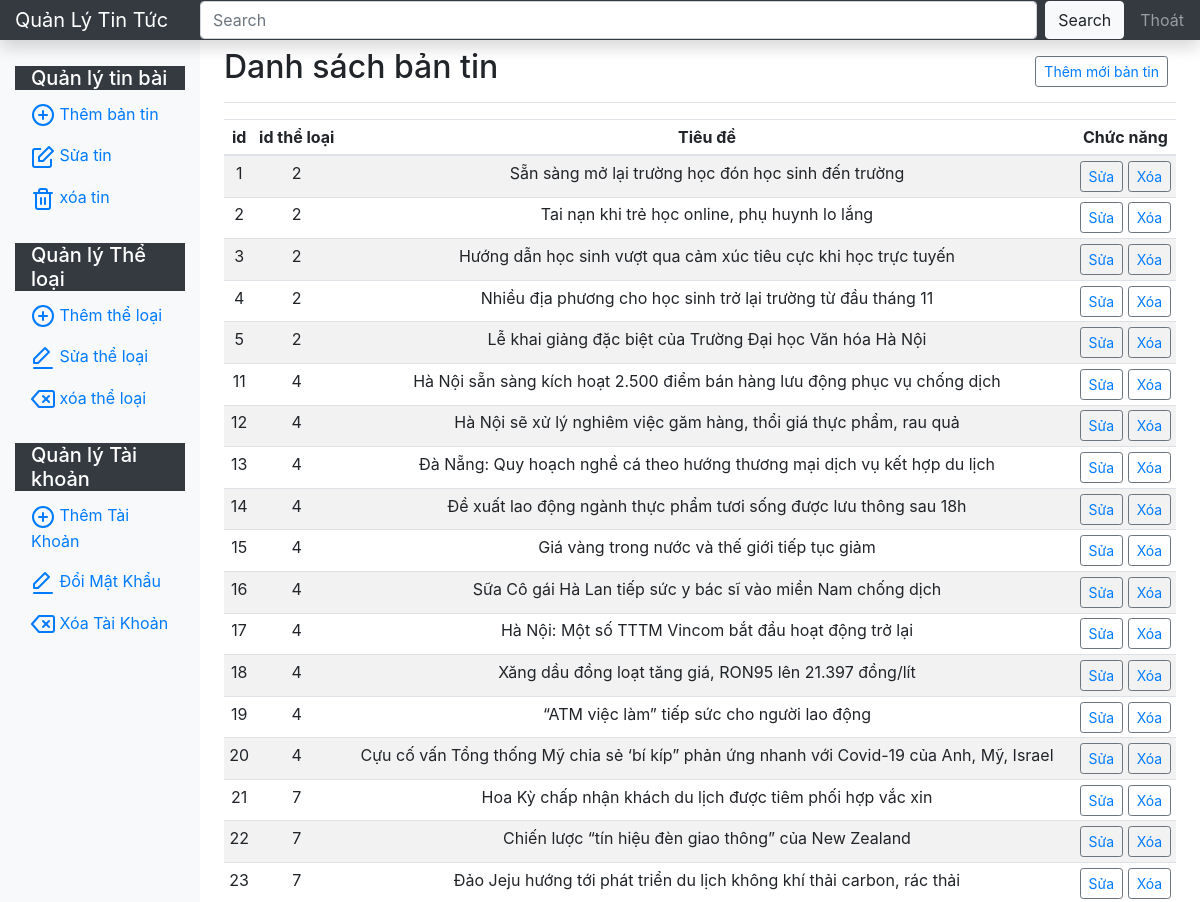
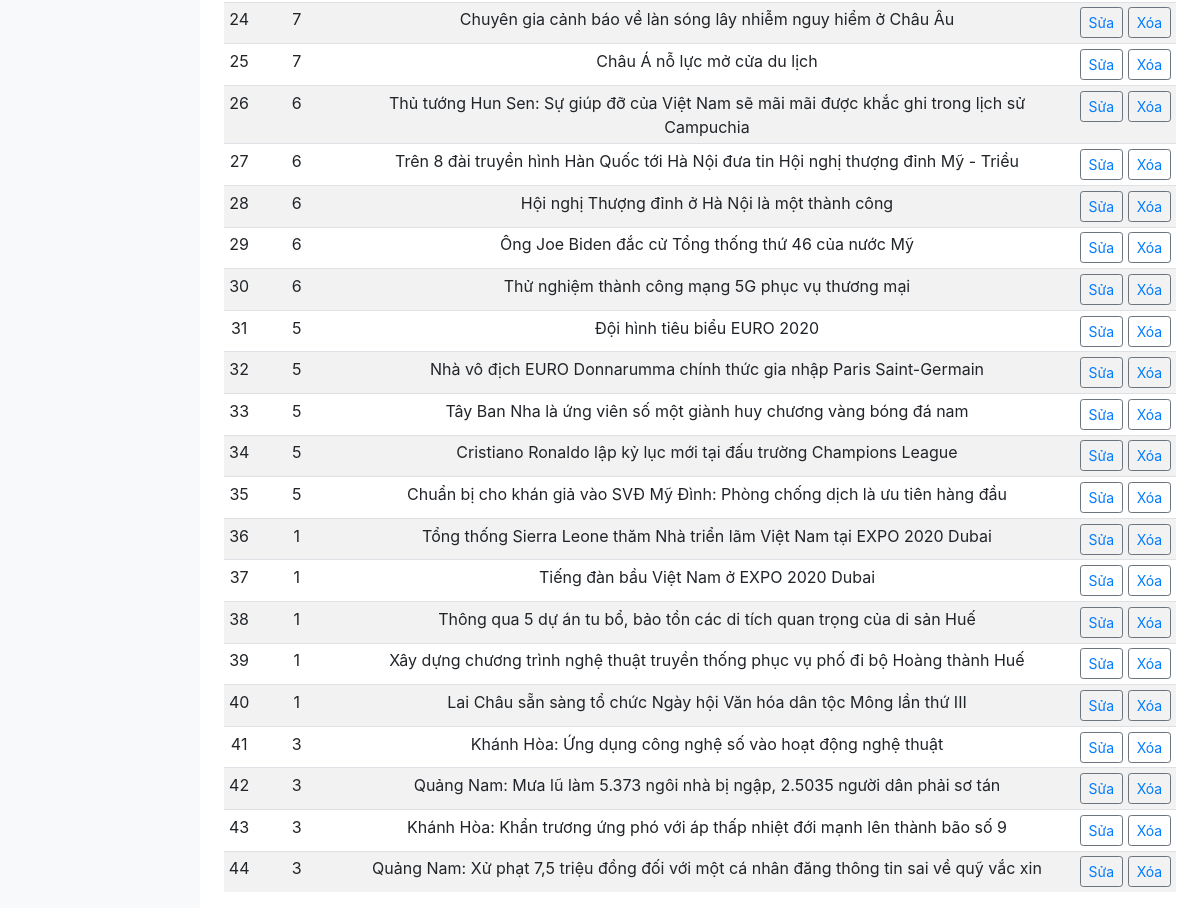
The page /trangchuAdmin.php on the database its author committed (2 pictures, top to bottom).
### tables this page shows
CREATE TABLE `tinbai` (
  `id` int(11) NOT NULL,
  `idTheLoai` int(11) NOT NULL,
  `TieuDe` varchar(200) NOT NULL,
  `TrichDan` varchar(500) NOT NULL,
  `anhtrichdan` varchar(100) NOT NULL,
  `NoiDung` text NOT NULL,
  `NgayDang` date DEFAULT NULL,
  `TacGia` varchar(50) DEFAULT NULL
);

### data.php (called while the page is built, shortened)
<?php
class database {
	private $conn= null;
	private $host='localhost';
	private $user= 'root';
	private $pass='';
	private $data='qltintuc';
	private $result=null;
	private function connect(){
		$this->conn=new mysqli($this->host,$this->user,$this->pass,$this->data)
		or die('ket noi that bai');
		$this->conn->query('SET NAME UTF8');
	}
	public function select($sql){
		$this->result=$this->conn->query($sql);
	}
	public function fetch(){
		if($this->result->num_rows > 0){
			$row= $this->result->fetch_assoc();
		} else{
			$row = 0;
		}
		return $row;
	}
}
?>

### trangchuAdmin.php (the view, shortened to what this page needs)
<!DOCTYPE html>
<?php
  include 'masterpage_admin.php';
?>
          <h1 class="h2">Danh sách bản tin</h1>
          <div class="btn-toolbar mb-2 mb-md-0">
            <div class="btn-group mr-2">
                <?php
                  $dt->select('SELECT * FROM tinbai ORDER BY id');
                  $r= $dt->fetch();
                  $idnhom = $r['idTheLoai'];
                  echo " <button class='btn btn-sm btn-outline-secondary'><a href='newsadd.php?idTheLoai=$idnhom'>Thêm mới bản tin</a></button>";
                ?>
            </div>
          </div>
        </div>
        <div class="table-responsive" style="text-align: center;">
          <table class="table table-striped table-sm">
            <thead>
              <tr>
                <th>id</th>
                <th>id thể loại</th>
                <th>Tiêu đề</th>
                <th>Chức năng</th>
              </tr>
            </thead>
            <tbody>
              <?php
        $dt->select('SELECT * FROM tinbai ORDER BY id');
      while($r = $dt->fetch()){
      $id = $r['id'];
      $idnhom = $r['idTheLoai'];
      $tieude = $r['TieuDe'];
      echo "<tr><td>$id</td>";
      echo "<td>$idnhom</td>";
      echo "<td>$tieude</td>";
      echo "<td><button class='btn btn-sm btn-outline-secondary'><a href='newsupdate.php?id=$id'>Sửa</a></button>
              <button class='btn btn-sm btn-outline-secondary'><a href='newsdelete.php?id=$id'>Xóa</a></button>
              </td>";
}
echo "</div>";
?>
        </div>
    </div>
</body></html>

### rows shown on the page
tinbai: id "1", idTheLoai "2", TieuDe "Sẵn sàng mở lại trường học đón học sinh đến trường"
tinbai: id "2", idTheLoai "2", TieuDe "Tai nạn khi trẻ học online, phụ huynh lo lắng"
tinbai: id "3", idTheLoai "2", TieuDe "Hướng dẫn học sinh vượt qua cảm xúc tiêu cực khi học trực tuyến"
tinbai: id "4", idTheLoai "2", TieuDe "Nhiều địa phương cho học sinh trở lại trường từ đầu tháng 11"
tinbai: id "5", idTheLoai "2", TieuDe "Lễ khai giảng đặc biệt của Trường Đại học Văn hóa Hà Nội"
tinbai: id "11", idTheLoai "4", TieuDe "Hà Nội sẵn sàng kích hoạt 2.500 điểm bán hàng lưu động phục vụ chống dịch"
tinbai: id "12", idTheLoai "4", TieuDe "Hà Nội sẽ xử lý nghiêm việc găm hàng, thổi giá thực phẩm, rau quả"
tinbai: id "13", idTheLoai "4", TieuDe "Đà Nẵng: Quy hoạch nghề cá theo hướng thương mại dịch vụ kết hợp du lịch"
tinbai: id "14", idTheLoai "4", TieuDe "Đề xuất lao động ngành thực phẩm tươi sống được lưu thông sau 18h"
tinbai: id "15", idTheLoai "4", TieuDe "Giá vàng trong nước và thế giới tiếp tục giảm"
tinbai: id "16", idTheLoai "4", TieuDe "Sữa Cô gái Hà Lan tiếp sức y bác sĩ vào miền Nam chống dịch"
tinbai: id "17", idTheLoai "4", TieuDe "Hà Nội: Một số TTTM Vincom bắt đầu hoạt động trở lại"
tinbai: id "18", idTheLoai "4", TieuDe "Xăng dầu đồng loạt tăng giá, RON95 lên 21.397 đồng/lít"
tinbai: id "19", idTheLoai "4", TieuDe "“ATM việc làm” tiếp sức cho người lao động"
tinbai: id "20", idTheLoai "4", TieuDe "Cựu cố vấn Tổng thống Mỹ chia sẻ ‘bí kíp” phản ứng nhanh với Covid-19 của Anh, Mỹ, Israel"
tinbai: id "21", idTheLoai "7", TieuDe "Hoa Kỳ chấp nhận khách du lịch được tiêm phối hợp vắc xin"
tinbai: id "22", idTheLoai "7", TieuDe "Chiến lược “tín hiệu đèn giao thông” của New Zealand"
tinbai: id "23", idTheLoai "7", TieuDe "Đảo Jeju hướng tới phát triển du lịch không khí thải carbon, rác thải"
tinbai: id "24", idTheLoai "7", TieuDe "Chuyên gia cảnh báo về làn sóng lây nhiễm nguy hiểm ở Châu Âu"
tinbai: id "25", idTheLoai "7", TieuDe "Châu Á nỗ lực mở cửa du lịch"
tinbai: id "26", idTheLoai "6", TieuDe "Thủ tướng Hun Sen: Sự giúp đỡ của Việt Nam sẽ mãi mãi được khắc ghi trong lịch sử Campuchia"
tinbai: id "27", idTheLoai "6", TieuDe "Trên 8 đài truyền hình Hàn Quốc tới Hà Nội đưa tin Hội nghị thượng đỉnh Mỹ - Triều"
tinbai: id "28", idTheLoai "6", TieuDe "Hội nghị Thượng đỉnh ở Hà Nội là một thành công"
tinbai: id "29", idTheLoai "6", TieuDe "Ông Joe Biden đắc cử Tổng thống thứ 46 của nước Mỹ"
tinbai: id "30", idTheLoai "6", TieuDe "Thử nghiệm thành công mạng 5G phục vụ thương mại"
tinbai: id "31", idTheLoai "5", TieuDe "Đội hình tiêu biểu EURO 2020"
tinbai: id "32", idTheLoai "5", TieuDe "Nhà vô địch EURO Donnarumma chính thức gia nhập Paris Saint-Germain"
tinbai: id "33", idTheLoai "5", TieuDe "Tây Ban Nha là ứng viên số một giành huy chương vàng bóng đá nam"
tinbai: id "34", idTheLoai "5", TieuDe "Cristiano Ronaldo lập kỷ lục mới tại đấu trường Champions League"
tinbai: id "35", idTheLoai "5", TieuDe "Chuẩn bị cho khán giả vào SVĐ Mỹ Đình: Phòng chống dịch là ưu tiên hàng đầu"
tinbai: id "36", idTheLoai "1", TieuDe "Tổng thống Sierra Leone thăm Nhà triển lãm Việt Nam tại EXPO 2020 Dubai"
tinbai: id "37", idTheLoai "1", TieuDe "Tiếng đàn bầu Việt Nam ở EXPO 2020 Dubai"
tinbai: id "38", idTheLoai "1", TieuDe "Thông qua 5 dự án tu bổ, bảo tồn các di tích quan trọng của di sản Huế"
tinbai: id "39", idTheLoai "1", TieuDe "Xây dựng chương trình nghệ thuật truyền thống phục vụ phố đi bộ Hoàng thành Huế"
tinbai: id "40", idTheLoai "1", TieuDe "Lai Châu sẵn sàng tổ chức Ngày hội Văn hóa dân tộc Mông lần thứ III"
tinbai: id "41", idTheLoai "3", TieuDe "Khánh Hòa: Ứng dụng công nghệ số vào hoạt động nghệ thuật"
tinbai: id "42", idTheLoai "3", TieuDe "Quảng Nam: Mưa lũ làm 5.373 ngôi nhà bị ngập, 2.5035 người dân phải sơ tán"
tinbai: id "43", idTheLoai "3", TieuDe "Khánh Hòa: Khẩn trương ứng phó với áp thấp nhiệt đới mạnh lên thành bão số 9"
tinbai: id "44", idTheLoai "3", TieuDe "Quảng Nam: Xử phạt 7,5 triệu đồng đối với một cá nhân đăng thông tin sai về quỹ vắc xin"
